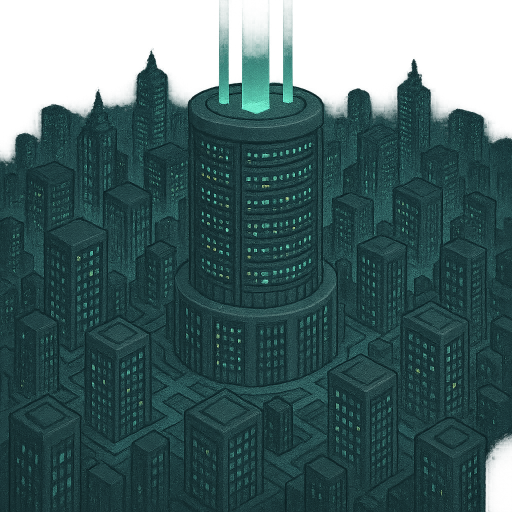
#> input picture src/assets/city.png, 1024 x 1024 px, found by its file name (shown at 1/2 size); its folder holds only this picture in this run
$ python color_analysis.py
#> lines starting #> are read from the running program, lines starting #| are printed output that depends on the picture
#!/usr/bin/env python3
from PIL import Image
import numpy as np
import os
from collections import Counter
import colorsys

def rgb_to_hex(rgb):
    return '#{:02x}{:02x}{:02x}'.format(rgb[0], rgb[1], rgb[2])

def get_dominant_colors(image_path, num_colors=5):
    # Open image and convert to RGB
#> called with num_colors = 5
    img = Image.open(image_path).convert('RGB')
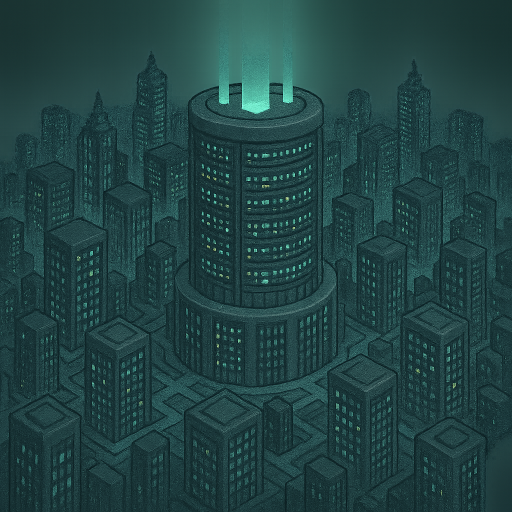
#> img: PIL image 1024x1024 RGB (shown at 1/2 size); mean R, G, B 32.7, 66.9, 67.4

    # Resize image to make processing faster
    img = img.resize((100, 100))
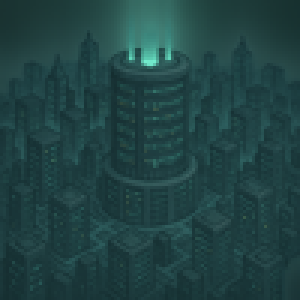
#> img: PIL image 100x100 RGB (shown 3 times larger); mean R, G, B 32.7, 66.9, 67.4

    # Get colors
    pixels = np.array(img)
    pixels = pixels.reshape(-1, 3)

    # Count most common colors
    count = Counter(map(tuple, pixels))
#> count = 1622 items
    most_common = count.most_common(num_colors)
#> most_common = [((29, 60, 62), 149), ((27, 57, 59), 145), ((26, 55, 57), 123), ((27, 56, 58), 120), ((28, 58, 60), 118)]

    # Convert to hex
    return [rgb_to_hex(color) for color, count in most_common]

def get_color_stats(hex_color):
    # Convert hex to RGB
    h = hex_color.lstrip('#')
    r, g, b = tuple(int(h[i:i+2], 16) for i in (0, 2, 4))

    # Convert RGB to HSV
    h, s, v = colorsys.rgb_to_hsv(r/255, g/255, b/255)

    # Determine if color is dark or light
    is_dark = v < 0.5

    # Determine if color is vibrant
    is_vibrant = s > 0.5 and v > 0.5

    # Determine basic color category
    if s < 0.15:
        if v < 0.15:
            category = "black"
        elif v > 0.85:
            category = "white"
        else:
            category = "gray"
    else:
        if h < 0.05 or h > 0.95:
            category = "red"
        elif 0.05 <= h < 0.15:
            category = "orange"
        elif 0.15 <= h < 0.25:
            category = "yellow"
        elif 0.25 <= h < 0.5:
            category = "green"
        elif 0.5 <= h < 0.65:
            category = "cyan"
        elif 0.65 <= h < 0.75:
            category = "blue"
        elif 0.75 <= h < 0.95:
            category = "purple"

    return {
        "hex": hex_color,
        "rgb": (r, g, b),
        "hsv": (h*360, s*100, v*100),
        "is_dark": is_dark,
        "is_vibrant": is_vibrant,
        "category": category
    }

def analyze_assets(directory):
    assets = []

    # Find all PNG files
    for file in os.listdir(directory):
        if file.endswith('.png'):
            assets.append(os.path.join(directory, file))

    # Get color data
    color_data = {}
    all_colors = []

    for asset in assets:
        name = os.path.basename(asset)
        dominant_colors = get_dominant_colors(asset)
#> dominant_colors = ['#1d3c3e', '#1b393b', '#1a3739', '#1b383a', '#1c3a3c']
        color_data[name] = dominant_colors
        all_colors.extend(dominant_colors)

    # Count most common colors across all assets
    color_counter = Counter(all_colors)
#> color_counter = {'#1d3c3e': 1, '#1b393b': 1, '#1a3739': 1, '#1b383a': 1, '#1c3a3c': 1}
    most_common_colors = color_counter.most_common(10)
#> most_common_colors = [('#1d3c3e', 1), ('#1b393b', 1), ('#1a3739', 1), ('#1b383a', 1), ('#1c3a3c', 1)]

    # Get stats for most common colors
    color_stats = [get_color_stats(color) for color, _ in most_common_colors]
#> color_stats = 5 items

    # Find primary and accent colors
    primary_colors = []
    accent_colors = []

    for stat in color_stats:
        if stat["category"] not in ["black", "white", "gray"]:
            if stat["is_vibrant"]:
                accent_colors.append(stat)
            else:
                primary_colors.append(stat)
#> this loop made 5 passes
#> after the loop, accent_colors = []; primary_colors = 5 items

    # Find background colors (darker colors)
    background_colors = [stat for stat in color_stats if stat["is_dark"]]
#> background_colors = 5 items

    return {
        "individual_assets": color_data,
        "most_common_colors": [color for color, _ in most_common_colors],
        "color_stats": color_stats,
        "primary_colors": primary_colors[:3],
        "accent_colors": accent_colors[:3],
        "background_colors": background_colors[:3]
    }

if __name__ == "__main__":
    assets_dir = "/home/billy/code/viber/src/assets"
    results = analyze_assets(assets_dir)
#> results = 6 items

    print("Color Analysis Results:\n")

    print("Most Common Colors:")
    for color in results["most_common_colors"]:
        print(f"  {color}")
#> this loop made 5 passes
#> color on passes 1 to 5: '#1d3c3e', '#1b393b', '#1a3739', '#1b383a', '#1c3a3c'
#|   #1d3c3e
#|   #1b393b
#|   #1a3739
#|   #1b383a
#|   #1c3a3c

    print("\nPrimary Colors:")
    for color in results["primary_colors"]:
        print(f"  {color['hex']} - {color['category']}")
#> this loop made 3 passes
#|   #1d3c3e - cyan
#|   #1b393b - cyan
#|   #1a3739 - cyan

    print("\nAccent Colors:")
    for color in results["accent_colors"]:
        print(f"  {color['hex']} - {color['category']}")
#> this loop made 0 passes

    print("\nBackground Colors:")
    for color in results["background_colors"]:
        print(f"  {color['hex']} - {color['category']}")

    print("\nDetailed Color Stats:")
    for i, stat in enumerate(results["color_stats"][:5]):
        print(f"Color {i+1}:")
        print(f"  Hex: {stat['hex']}")
        print(f"  RGB: {stat['rgb']}")
        print(f"  HSV: {stat['hsv']}")
        print(f"  Category: {stat['category']}")
        print(f"  Dark: {stat['is_dark']}")
        print(f"  Vibrant: {stat['is_vibrant']}")
        print("")

$ run again, on src/assets/galaxy.png
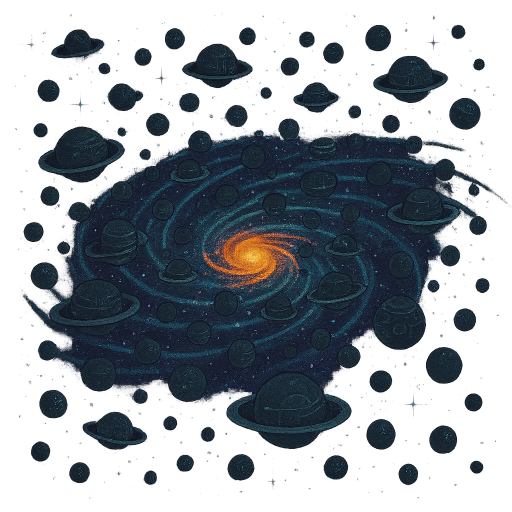
#> input picture src/assets/galaxy.png, 1024 x 1024 px, found by its file name (shown at 1/2 size)
#> in get_dominant_colors, `img = Image.open(image_path).convert('RGB')`:
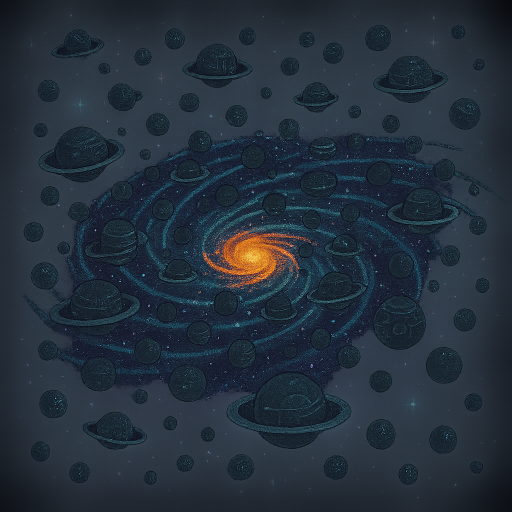
#> img: PIL image 1024x1024 RGB (shown at 1/2 size); mean R, G, B 36.4, 47.8, 59.8
#> in get_dominant_colors, `img = img.resize((100, 100))`:
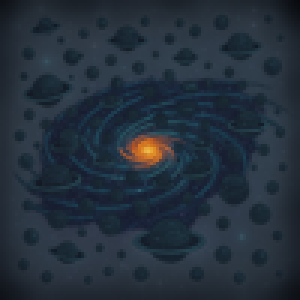
#> img: PIL image 100x100 RGB (shown 3 times larger); mean R, G, B 36.4, 47.8, 59.8
#> count = 2336 items
#> most_common = [((48, 61, 74), 73), ((45, 56, 68), 68), ((31, 38, 47), 64), ((37, 46, 56), 63), ((49, 61, 74), 63)]
#> dominant_colors = ['#303d4a', '#2d3844', '#1f262f', '#252e38', '#313d4a']
#> color_counter = {'#303d4a': 1, '#2d3844': 1, '#1f262f': 1, '#252e38': 1, '#313d4a': 1}
#> most_common_colors = [('#303d4a', 1), ('#2d3844', 1), ('#1f262f', 1), ('#252e38', 1), ('#313d4a', 1)]
#> color_stats = 5 items
#> the loop in analyze_assets, `for stat in color_stats:` made 5 passes
#> after the loop in analyze_assets, `for stat in color_stats:`: accent_colors = []; primary_colors = 5 items
#> results = 6 items
#> the loop `for color in results["most_common_colors"]:` made 5 passes
#> color on passes 1 to 5: '#303d4a', '#2d3844', '#1f262f', '#252e38', '#313d4a'
#> (printed output is left out)
#> the loop `for color in results["primary_colors"]:` made 3 passes
#|   #303d4a - cyan
#|   #2d3844 - cyan
#|   #1f262f - cyan
#> the loop `for color in results["background_colors"]:` made 3 passes
#|   #303d4a - cyan
#|   #2d3844 - cyan
#|   #1f262f - cyan
#> the loop `for i, stat in enumerate(results["color_stats"][:5]):` made 5 passes
#> (printed output is left out)

$ run again, on src/assets/keyboard.png
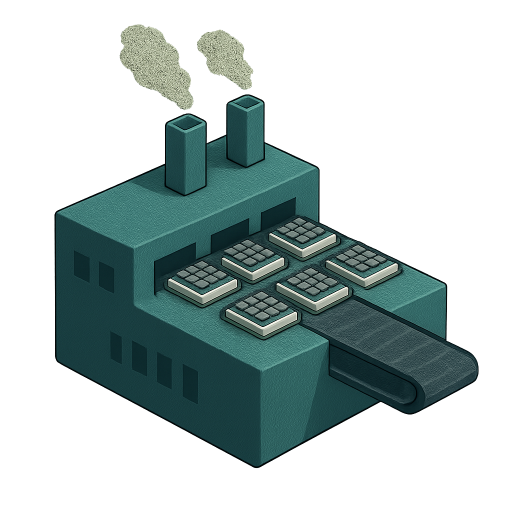
#> input picture src/assets/keyboard.png, 1024 x 1024 px, found by its file name (shown at 1/2 size)
#> in get_dominant_colors, `img = Image.open(image_path).convert('RGB')`:
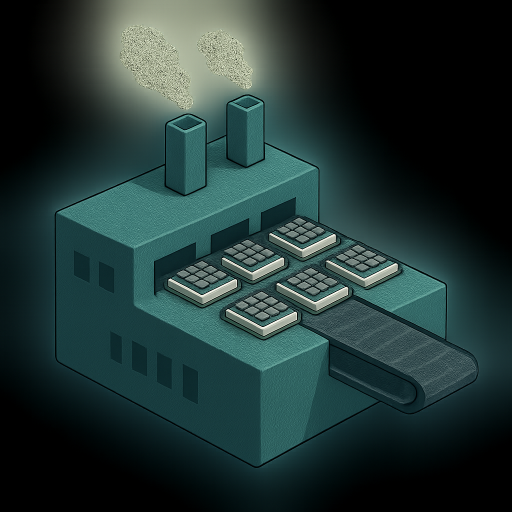
#> img: PIL image 1024x1024 RGB (shown at 1/2 size); mean R, G, B 33, 53, 51.4
#> in get_dominant_colors, `img = img.resize((100, 100))`:
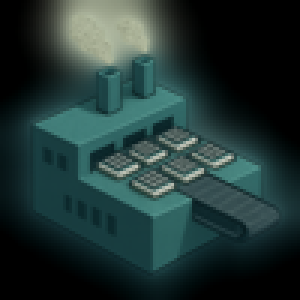
#> img: PIL image 100x100 RGB (shown 3 times larger); mean R, G, B 33, 53, 51.4
#> count = 3671 items
#> most_common = [((0, 0, 0), 1968), ((24, 61, 63), 157), ((24, 60, 63), 144), ((25, 61, 63), 85), ((25, 61, 64), 82)]
#> dominant_colors = ['#000000', '#183d3f', '#183c3f', '#193d3f', '#193d40']
#> color_counter = {'#000000': 1, '#183d3f': 1, '#183c3f': 1, '#193d3f': 1, '#193d40': 1}
#> most_common_colors = [('#000000', 1), ('#183d3f', 1), ('#183c3f', 1), ('#193d3f', 1), ('#193d40', 1)]
#> color_stats = 5 items
#> the loop in analyze_assets, `for stat in color_stats:` made 5 passes
#> after the loop in analyze_assets, `for stat in color_stats:`: accent_colors = []; primary_colors = 4 items
#> background_colors = 5 items
#> results = 6 items
#> the loop `for color in results["most_common_colors"]:` made 5 passes
#> color on passes 1 to 5: '#000000', '#183d3f', '#183c3f', '#193d3f', '#193d40'
#> (printed output is left out)
#> the loop `for color in results["primary_colors"]:` made 3 passes
#|   #183d3f - cyan
#|   #183c3f - cyan
#|   #193d3f - cyan
#> the loop `for color in results["background_colors"]:` made 3 passes
#|   #000000 - black
#|   #183d3f - cyan
#|   #183c3f - cyan
#> the loop `for i, stat in enumerate(results["color_stats"][:5]):` made 5 passes
#> (printed output is left out)

$ run again, on src/assets/continent.png
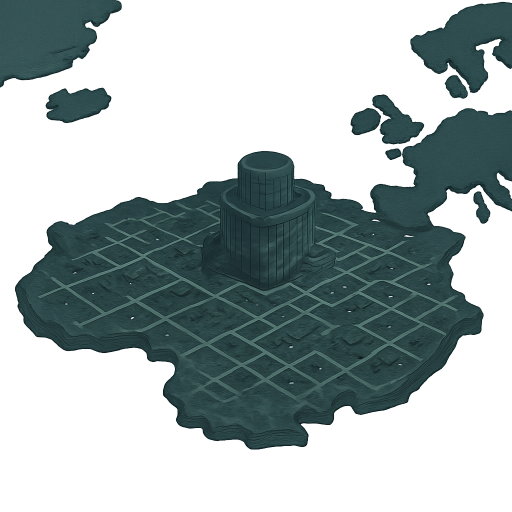
#> input picture src/assets/continent.png, 1024 x 1024 px, found by its file name (shown at 1/2 size)
#> in get_dominant_colors, `img = Image.open(image_path).convert('RGB')`:
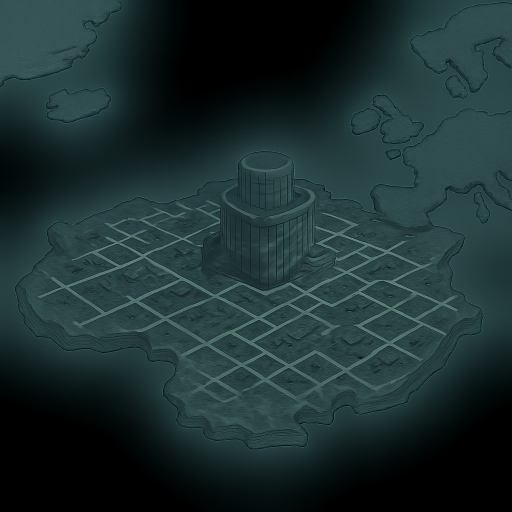
#> img: PIL image 1024x1024 RGB (shown at 1/2 size); mean R, G, B 28.1, 47.3, 48.3
#> in get_dominant_colors, `img = img.resize((100, 100))`:
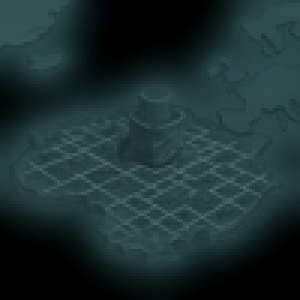
#> img: PIL image 100x100 RGB (shown 3 times larger); mean R, G, B 28.1, 47.3, 48.3
#> count = 900 items
#> most_common = [((0, 0, 0), 1262), ((42, 68, 69), 75), ((43, 69, 70), 74), ((54, 84, 85), 70), ((47, 76, 78), 68)]
#> dominant_colors = ['#000000', '#2a4445', '#2b4546', '#365455', '#2f4c4e']
#> color_counter = {'#000000': 1, '#2a4445': 1, '#2b4546': 1, '#365455': 1, '#2f4c4e': 1}
#> most_common_colors = [('#000000', 1), ('#2a4445', 1), ('#2b4546', 1), ('#365455', 1), ('#2f4c4e', 1)]
#> color_stats = 5 items
#> the loop in analyze_assets, `for stat in color_stats:` made 5 passes
#> after the loop in analyze_assets, `for stat in color_stats:`: accent_colors = []; primary_colors = 4 items
#> background_colors = 5 items
#> results = 6 items
#> the loop `for color in results["most_common_colors"]:` made 5 passes
#> color on passes 1 to 5: '#000000', '#2a4445', '#2b4546', '#365455', '#2f4c4e'
#> (printed output is left out)
#> the loop `for color in results["primary_colors"]:` made 3 passes
#|   #2a4445 - cyan
#|   #2b4546 - cyan
#|   #365455 - cyan
#> the loop `for color in results["background_colors"]:` made 3 passes
#|   #000000 - black
#|   #2a4445 - cyan
#|   #2b4546 - cyan
#> the loop `for i, stat in enumerate(results["color_stats"][:5]):` made 5 passes
#> (printed output is left out)
